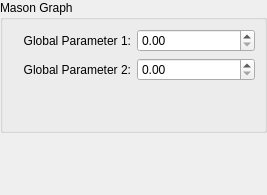
<?xml version="1.0" encoding="UTF-8"?>
<ui version="4.0">
 <class>EditDockWidget</class>
 <widget class="QDockWidget" name="EditDockWidget">
  <property name="geometry">
   <rect>
    <x>0</x>
    <y>0</y>
    <width>267</width>
    <height>195</height>
   </rect>
  </property>
  <property name="features">
   <set>QDockWidget::DockWidgetFloatable|QDockWidget::DockWidgetMovable</set>
  </property>
  <property name="windowTitle">
   <string>Edit</string>
  </property>
  <widget class="QWidget" name="dockWidgetContents">
   <layout class="QGridLayout" name="gridLayout">
    <property name="margin">
     <number>0</number>
    </property>
    <item row="1" column="0">
     <spacer name="verticalSpacer">
      <property name="orientation">
       <enum>Qt::Vertical</enum>
      </property>
      <property name="sizeHint" stdset="0">
       <size>
        <width>20</width>
        <height>0</height>
       </size>
      </property>
     </spacer>
    </item>
    <item row="0" column="0">
     <widget class="QStackedWidget" name="stackedWidget">
      <property name="sizePolicy">
       <sizepolicy hsizetype="Preferred" vsizetype="Fixed">
        <horstretch>0</horstretch>
        <verstretch>0</verstretch>
       </sizepolicy>
      </property>
      <property name="currentIndex">
       <number>0</number>
      </property>
      <widget class="QWidget" name="selectedGraphPage">
       <layout class="QGridLayout" name="gridLayout_6">
        <property name="margin">
         <number>0</number>
        </property>
        <item row="0" column="0">
         <widget class="QGroupBox" name="graphGroupBox">
          <property name="title">
           <string>Mason Graph</string>
          </property>
          <layout class="QGridLayout" name="gridLayout_7">
           <item row="0" column="0">
            <widget class="QLabel" name="label_13">
             <property name="text">
              <string>Global Parameter 1:</string>
             </property>
             <property name="alignment">
              <set>Qt::AlignRight|Qt::AlignTrailing|Qt::AlignVCenter</set>
             </property>
             <property name="buddy">
              <cstring>doubleSpinBox</cstring>
             </property>
            </widget>
           </item>
           <item row="1" column="0">
            <widget class="QLabel" name="label_14">
             <property name="text">
              <string>Global Parameter 2:</string>
             </property>
             <property name="alignment">
              <set>Qt::AlignRight|Qt::AlignTrailing|Qt::AlignVCenter</set>
             </property>
             <property name="buddy">
              <cstring>doubleSpinBox_2</cstring>
             </property>
            </widget>
           </item>
           <item row="0" column="1">
            <widget class="QDoubleSpinBox" name="doubleSpinBox"/>
           </item>
           <item row="1" column="1">
            <widget class="QDoubleSpinBox" name="doubleSpinBox_2"/>
           </item>
           <item row="2" column="0" colspan="2">
            <spacer name="verticalSpacer_2">
             <property name="orientation">
              <enum>Qt::Vertical</enum>
             </property>
             <property name="sizeHint" stdset="0">
              <size>
               <width>20</width>
               <height>40</height>
              </size>
             </property>
            </spacer>
           </item>
          </layout>
         </widget>
        </item>
       </layout>
      </widget>
      <widget class="QWidget" name="selectedEdgePage">
       <layout class="QGridLayout" name="gridLayout_8">
        <property name="margin">
         <number>0</number>
        </property>
        <item row="0" column="0">
         <widget class="QGroupBox" name="edgeGroupBox">
          <property name="title">
           <string>Selected Edge</string>
          </property>
          <layout class="QGridLayout" name="gridLayout_4">
           <item row="2" column="0">
            <widget class="QLabel" name="label_6">
             <property name="text">
              <string>Param1:</string>
             </property>
             <property name="alignment">
              <set>Qt::AlignRight|Qt::AlignTrailing|Qt::AlignVCenter</set>
             </property>
             <property name="buddy">
              <cstring>doubleSpinBox_5</cstring>
             </property>
            </widget>
           </item>
           <item row="3" column="0">
            <widget class="QLabel" name="label_7">
             <property name="text">
              <string>Param2:</string>
             </property>
             <property name="alignment">
              <set>Qt::AlignRight|Qt::AlignTrailing|Qt::AlignVCenter</set>
             </property>
             <property name="buddy">
              <cstring>doubleSpinBox_6</cstring>
             </property>
            </widget>
           </item>
           <item row="2" column="1">
            <widget class="QDoubleSpinBox" name="doubleSpinBox_5"/>
           </item>
           <item row="3" column="1">
            <widget class="QDoubleSpinBox" name="doubleSpinBox_6"/>
           </item>
           <item row="0" column="0">
            <widget class="QLabel" name="label">
             <property name="text">
              <string>Name:</string>
             </property>
             <property name="alignment">
              <set>Qt::AlignRight|Qt::AlignTrailing|Qt::AlignVCenter</set>
             </property>
            </widget>
           </item>
           <item row="0" column="1">
            <widget class="QLineEdit" name="edgeNameLineEdit">
             <property name="readOnly">
              <bool>true</bool>
             </property>
            </widget>
           </item>
           <item row="1" column="0" colspan="2">
            <widget class="Line" name="line">
             <property name="orientation">
              <enum>Qt::Horizontal</enum>
             </property>
            </widget>
           </item>
          </layout>
         </widget>
        </item>
       </layout>
      </widget>
      <widget class="QWidget" name="selectedNodePage">
       <layout class="QGridLayout" name="gridLayout_9">
        <property name="margin">
         <number>0</number>
        </property>
        <item row="0" column="0">
         <widget class="QGroupBox" name="nodeGroupBox">
          <property name="title">
           <string>Selected Node</string>
          </property>
          <layout class="QGridLayout" name="gridLayout_2">
           <item row="2" column="0">
            <widget class="QLabel" name="label_5">
             <property name="text">
              <string>Param1:</string>
             </property>
             <property name="alignment">
              <set>Qt::AlignRight|Qt::AlignTrailing|Qt::AlignVCenter</set>
             </property>
             <property name="buddy">
              <cstring>doubleSpinBox_3</cstring>
             </property>
            </widget>
           </item>
           <item row="3" column="0">
            <widget class="QLabel" name="label_8">
             <property name="text">
              <string>Param2:</string>
             </property>
             <property name="alignment">
              <set>Qt::AlignRight|Qt::AlignTrailing|Qt::AlignVCenter</set>
             </property>
             <property name="buddy">
              <cstring>doubleSpinBox_4</cstring>
             </property>
            </widget>
           </item>
           <item row="2" column="1">
            <widget class="QDoubleSpinBox" name="doubleSpinBox_3"/>
           </item>
           <item row="3" column="1">
            <widget class="QDoubleSpinBox" name="doubleSpinBox_4"/>
           </item>
           <item row="0" column="0">
            <widget class="QLabel" name="label_2">
             <property name="text">
              <string>Name:</string>
             </property>
             <property name="alignment">
              <set>Qt::AlignRight|Qt::AlignTrailing|Qt::AlignVCenter</set>
             </property>
            </widget>
           </item>
           <item row="0" column="1">
            <widget class="QLineEdit" name="nodeNameLineEdit">
             <property name="readOnly">
              <bool>true</bool>
             </property>
            </widget>
           </item>
           <item row="1" column="0" colspan="2">
            <widget class="Line" name="line_2">
             <property name="orientation">
              <enum>Qt::Horizontal</enum>
             </property>
            </widget>
           </item>
          </layout>
         </widget>
        </item>
       </layout>
      </widget>
     </widget>
    </item>
   </layout>
  </widget>
 </widget>
 <resources/>
 <connections/>
</ui>
